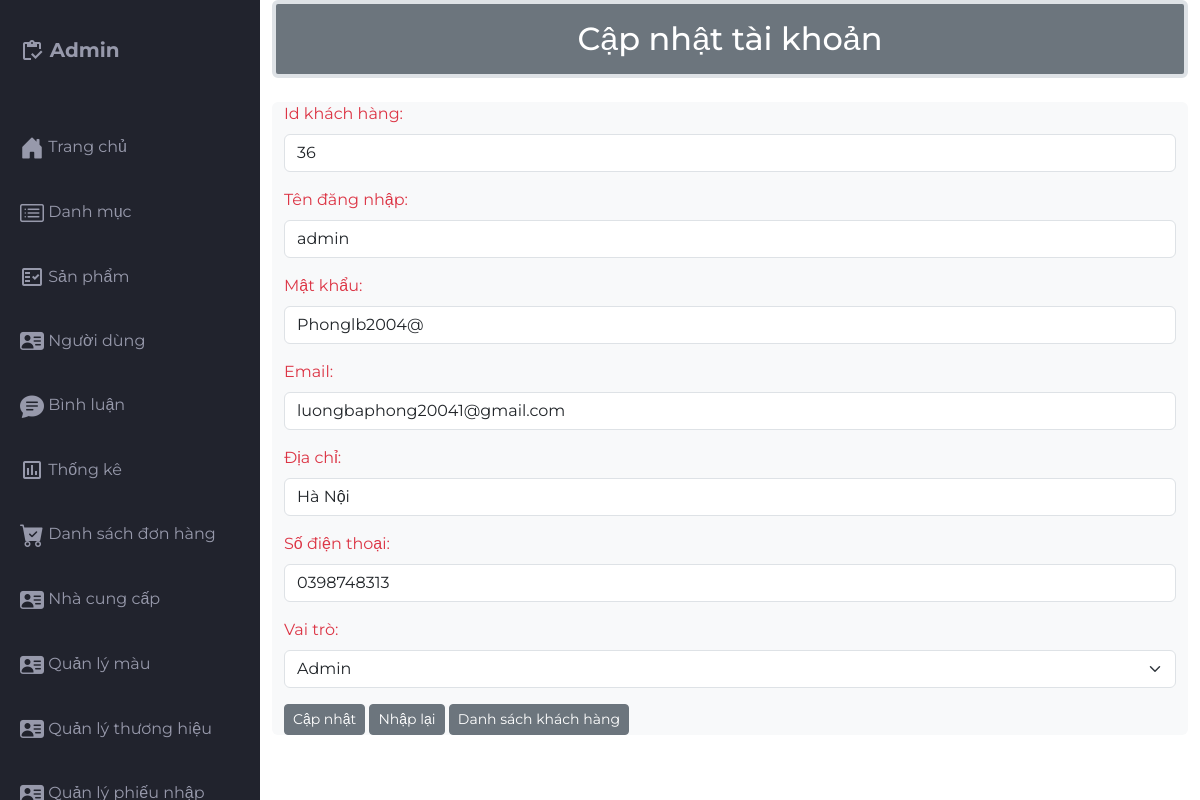
The page /src/Admin/indexadmin.php?act=suatk&kh_id=36 (signed in) on the database its author committed.
### tables this page shows
CREATE TABLE `khachhang` (
  `kh_id` int(11) NOT NULL,
  `kh_name` varchar(55) NOT NULL,
  `kh_pass` varchar(55) NOT NULL,
  `kh_mail` varchar(255) NOT NULL,
  `kh_tel` varchar(55) NOT NULL,
  `kh_address` varchar(255) NOT NULL,
  `vaitro_id` int(11) NOT NULL,
  `trangthai` int(1) NOT NULL
);

CREATE TABLE `vaitro` (
  `vaitro_id` int(10) NOT NULL COMMENT 'ID vai trò',
  `vaitro_name` varchar(250) NOT NULL COMMENT 'Vai trò'
);

### src/app/model/connectdb.php (called while the page is built, shortened)
<?php
function get_connect()
{
    try {
        $conn = new PDO("mysql:host=localhost;dbname=da1;charset=utf8", "root", "");
        $conn->setAttribute(PDO::ATTR_ERRMODE, PDO::ERRMODE_EXCEPTION);
        return $conn;
    } catch (Exception $e) {
        echo 'Kết nối thất bại: ' . $e->getMessage();
        return null;
    }
}
function pdo_queryall($sql)
{
    $thamso = array_slice(func_get_args(), 1);
    $conn = get_connect();
    try {
        $exe = $conn->prepare($sql);
        $exe->execute($thamso);
        return $exe->fetchAll(PDO::FETCH_ASSOC);
    } catch (Exception $e) {
        echo 'Thao tác thất bại: ' . $e->getMessage();
    } finally {
        unset($conn);
    }
}
function pdo_query_one($sql)
{
    $thamso = array_slice(func_get_args(), 1);
    $conn = get_connect();
    try {
        $exe = $conn->prepare($sql);
        $exe->execute($thamso);
        return $exe->fetch(PDO::FETCH_ASSOC);
    } catch (Exception $e) {
        echo 'Thao tác thất bại: ' . $e->getMessage();
    } finally {
        unset($conn);
    }
}

### src/app/model/khachhang.php (called while the page is built, shortened)
<?php
function loadone_taikhoan($kh_id)
{
    $sql = "select * from khachhang where kh_id = '$kh_id'";
    $result = pdo_query_one($sql);
    return $result;
}

### src/app/model/qlpq.php (called while the page is built, shortened)
<?php
function getallvt(){
    $sql =" select * from vaitro";
    $result = pdo_queryall($sql);
    return $result;
}
?>

### src/Admin/taikhoan/updatetk.php (the view, shortened to what this page needs)
<?php
if (is_array($tk)) {
    extract($tk);
}
?>
<div class="container">
    <h2 class="border border-4 mb-4 text-bg-secondary p-3 text-center rounded">Cập nhật tài khoản</h2>
    <div class="container text-bg-light rounded">
        <form action="indexadmin.php?act=updatetk" method="post"  onsubmit="return validateForm();">
            <div class="mb-3 mt-3">
                <label for="kh_id " class="form-label text-danger">Id khách hàng:</label>
                <input type="text" class="form-control" id="kh_id " placeholder="Tên đăng nhập" value="<?= $kh_id ?>"
                    name="kh_id" required>
            </div>
            <div class="mb-3 mt-3">
                <label for="kh_name" class="form-label text-danger">Tên đăng nhập:</label>
                <input type="text" class="form-control" id="kh_name" placeholder="Tên đăng nhập" value="<?= $kh_name ?>"
                    name="kh_name">
            </div>
            <div class="mb-3 mt-3">
                <label for="kh_pass" class="form-label text-danger">Mật khẩu:</label>
                <input type="text" class="form-control" id="kh_pass" placeholder="Mật khẩu" value="<?= $kh_pass ?>"
                    name="kh_pass">
            </div>
            <div class="mb-3 mt-3">
                <label for="kh_mail" class="form-label text-danger">Email:</label>
                <input type="email" class="form-control" id="kh_mail" placeholder="Email" value="<?= $kh_mail ?>"
                    name="kh_mail">
            </div>
            <div class="mb-3 mt-3">
                <label for="kh_address" class="form-label text-danger">Địa chỉ:</label>
                <input type="text" class="form-control" id="kh_address" placeholder="Địa chỉ" value="<?= $kh_address ?>"
                    name="kh_address">
            </div>
            <div class="mb-3 mt-3">
                <label for="kh_tel" class="form-label text-danger">Số điện thoại:</label>
                <input type="tel" class="form-control" id="kh_tel" placeholder="Số điện thoại" value="<?= $kh_tel ?>"
                    name="kh_tel">
            </div>
             <div class="mb-3 mt-3">
                <label for="vaitro" class="form-label text-danger">Vai trò:</label>
                <?php
                $vaitros = getallvt();
                ?>
                <select class="form-select" id="vaitro" name="vaitro_id">
                    <?php
                    foreach ($vaitros as $vt) {
                    ?>
                        <option value="<?php echo $vt['vaitro_id']; ?>" <?php if ($vt['vaitro_id'] == $vaitro_id) echo 'selected'; ?>>
                            <?php echo $vt['vaitro_name']; ?>
                        </option>
                    <?php
                    }
                    ?>
                </select>
            </div>
            <div class="mb-3 mt-3">
                <button type="submit" class="btn btn-secondary btn-sm" name="update">Cập nhật</button>
                <button type="reset" class="btn btn-secondary btn-sm">Nhập lại</button>
                <a href="indexadmin.php?act=listtk">
                    <button type="button" class="btn btn-secondary btn-sm">Danh sách khách hàng</button>
                </a>
            </div>
        </form>
    </div>
</div>

### src/Admin/css/styles.css (style rules this page uses)
body { margin: 0; padding: 0; box-sizing: border-box; background-color: #e6e8ed; color: #666666; font-family: "Montserrat", sans-serif; }

### rows shown on the page
khachhang: kh_id "36", kh_name "admin", kh_pass "Phonglb2004@", kh_mail "luongbaphong20041@gmail.com", kh_address "Hà Nội", kh_tel "0398748313", vaitro_id "Admin"
